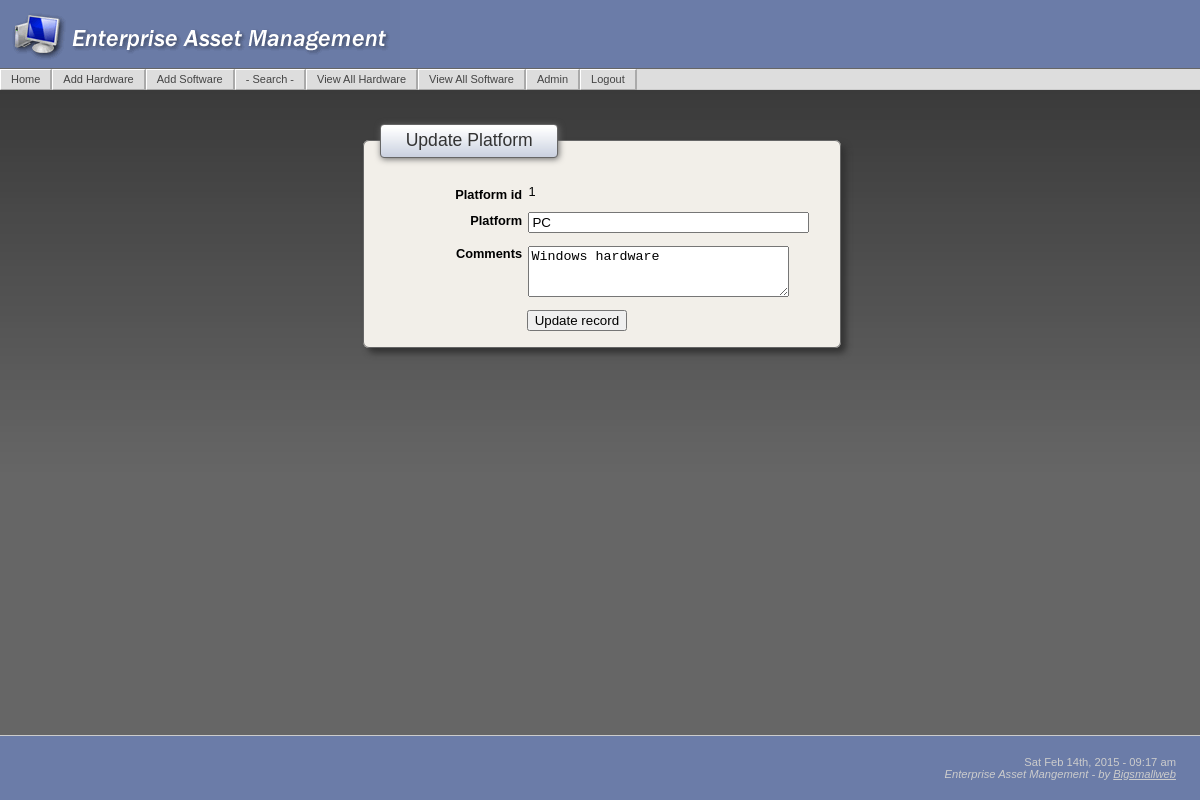
/PlatformUpdate.php?platform_id=1 (signed in), run on the app's committed database.
### tables this page shows
CREATE TABLE IF NOT EXISTS `assets_hardware_platform` (
  `platform_id` int(10) unsigned NOT NULL auto_increment,
  `platform` varchar(100) NOT NULL default '',
  `comments` text,
  PRIMARY KEY  (`platform_id`)
);

### PlatformUpdate.php (the view, shortened to what this page needs)
<?php require_once('Connections/eam.php'); ?>
<?php
if (!function_exists("GetSQLValueString")) {
function GetSQLValueString($theValue, $theType, $theDefinedValue = "", $theNotDefinedValue = "")
{
  $theValue = get_magic_quotes_gpc() ? stripslashes($theValue) : $theValue;
  $theValue = function_exists("mysql_real_escape_string") ? mysql_real_escape_string($theValue) : mysql_escape_string($theValue);
  switch ($theType) {
    case "long":
    case "int":
      $theValue = ($theValue != "") ? intval($theValue) : "NULL";
      break;
  }
  return $theValue;
}
}
$editFormAction = $_SERVER['PHP_SELF'];
if (isset($_SERVER['QUERY_STRING'])) {
  $editFormAction .= "?" . htmlentities($_SERVER['QUERY_STRING']);
}
$colname_rsPlatformUpdate = "-1";
if (isset($_GET['platform_id'])) {
  $colname_rsPlatformUpdate = $_GET['platform_id'];
}
$query_rsPlatformUpdate = sprintf("SELECT * FROM assets_hardware_platform WHERE platform_id = %s", GetSQLValueString($colname_rsPlatformUpdate, "int"));
$rsPlatformUpdate = mysql_query($query_rsPlatformUpdate, $eam) or die(mysql_error());
$row_rsPlatformUpdate = mysql_fetch_assoc($rsPlatformUpdate);
?>
<?php include('includes/header.php'); ?>
    <form method="post" name="form1" action="<?php echo $editFormAction; ?>">
      <fieldset>
      <legend>Update Platform</legend>
      <p>
        <label for="Vendor ID">Platform id</label>
        <?php echo $row_rsPlatformUpdate['platform_id']; ?></p>
      <p>
        <label for="Vendor">Platform</label>
        <input type="text" name="platform" value="<?php echo $row_rsPlatformUpdate['platform']; ?>" size="32">
      </p>
      <p>
        <label for="Comments">Comments</label>
        <textarea name="comments" cols="30" rows="3" id="comments"><?php echo $row_rsPlatformUpdate['comments']; ?></textarea>
      </p>
      <p class="submit">
        <input type="submit" value="Update record">
      </p>
      </fieldset>
    </form>
    <?php include('includes/footer.php'); ?>

### includes/eam_main.css (style rules this page uses)
html, body { font-family: Verdana, Arial, Helvetica, sans-serif; background:url(../images/bkgd.jpg); background-repeat:repeat-x; background-position:top; background-color: #666; margin:0; text-align: center; color: #000000; font-size:100%; height:100% }
p, td { font-size:80%; }
form { margin:0; padding:0; }
fieldset { margin:0 auto; margin-top:10px; margin-bottom:10px; padding: 1em; font:100%/1 arial; border: 1px solid #666; border-radius: 6px; -moz-border-radius: 6px; box-shadow: 5px 5px 6px #333; width:444px; clear: both; background-color: #F2EFE9; }
legend { padding: 0.4em 1.4em; border:1px solid #666; border-radius: 4px; -moz-border-radius: 4px; box-shadow: 1px 1px 6px #666; color:#333; font-size:110%; text-align:left; background: #FFF; background-image:url(../images/titleBk.gif); font-family: "Trebuchet MS", Verdana, Arial, Helvetica, sans-serif; }
label { float:left; width:32%; margin-right:0.5em; padding-top:0.2em; text-align:right; font-weight:bold; display: block; font-size:100%; }
.submit { padding:0; margin:0; }
.submit input { margin-left: 11.0em; }

### data on the page
assets_hardware_platform: platform_id "1", platform "PC", comments "Windows hardware"
